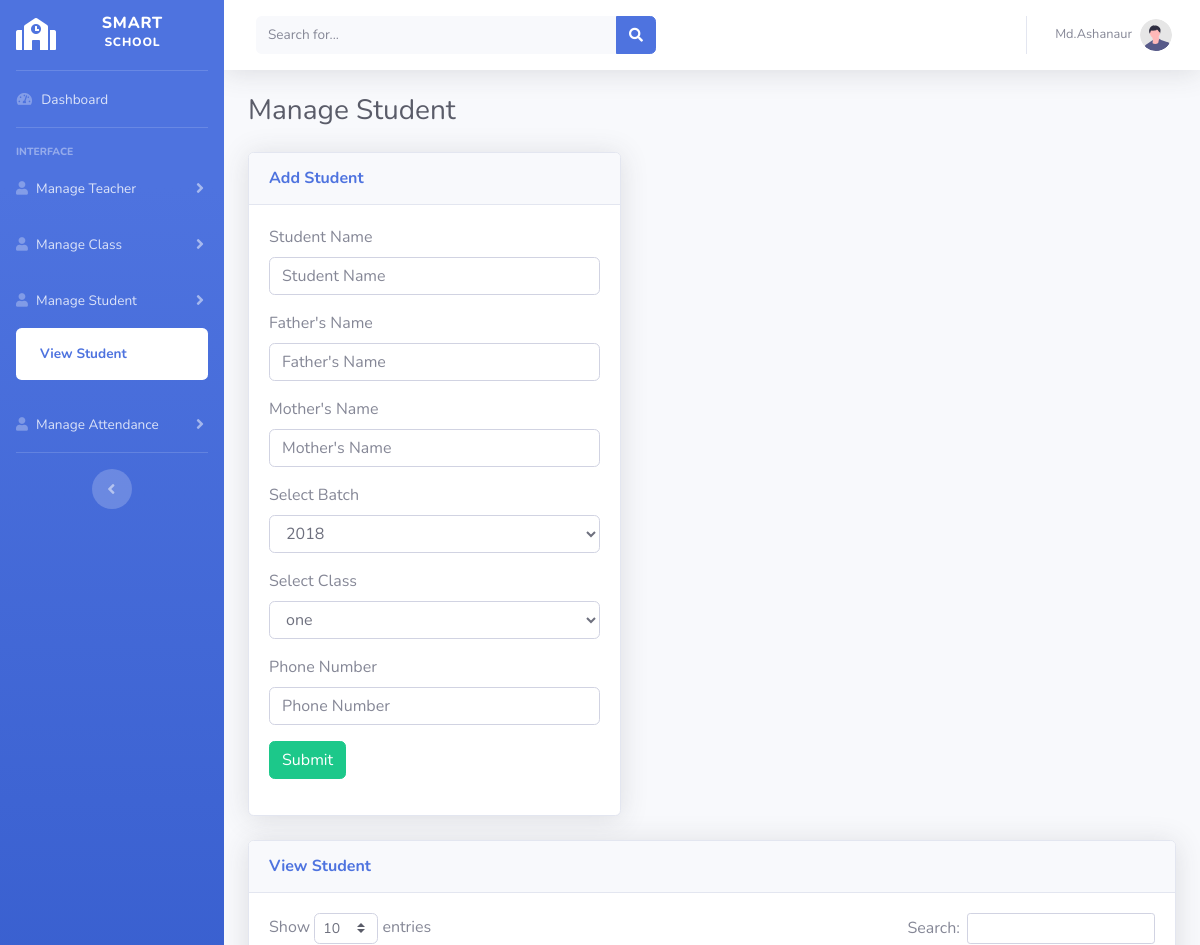
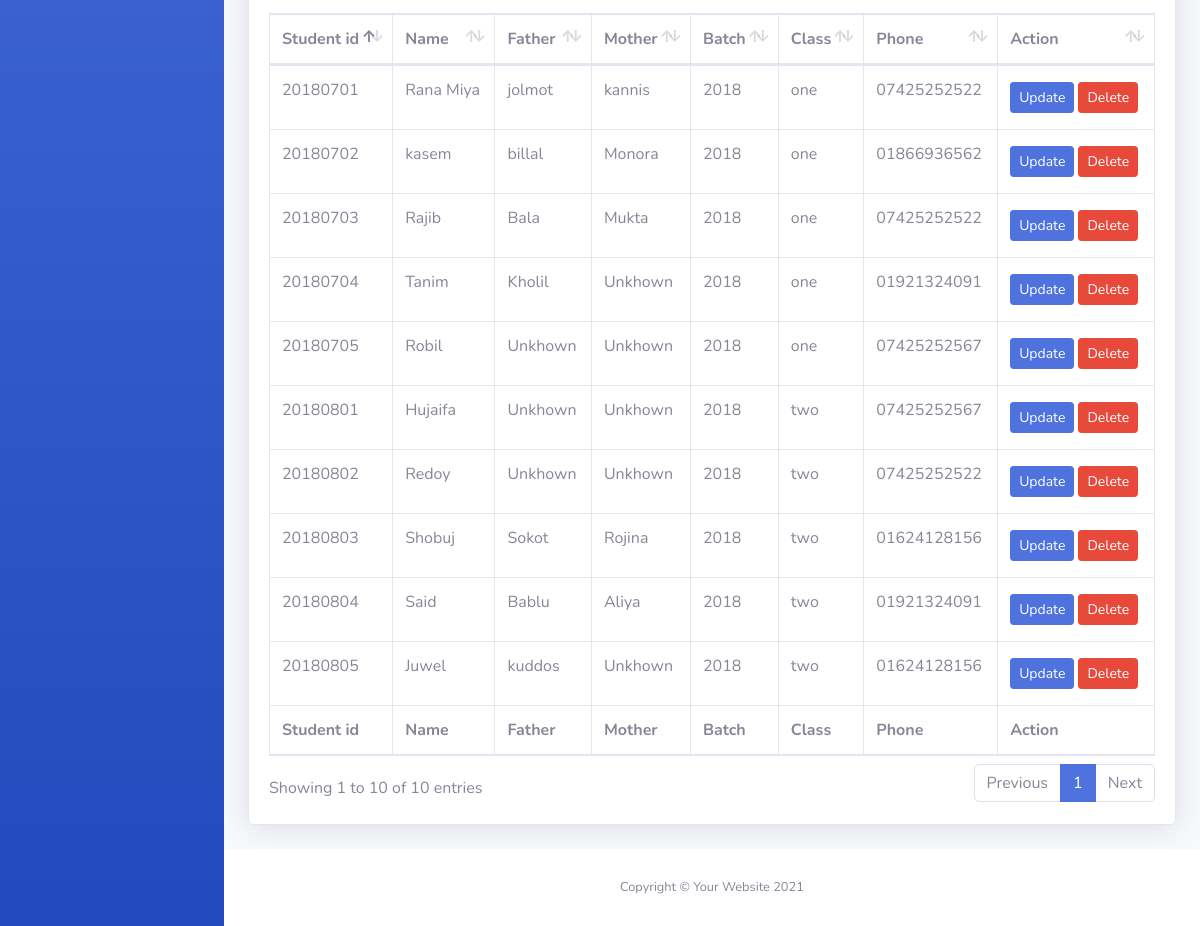
Page /view-student.php (signed in) on the committed database (2 pictures, top to bottom).
### tables this page shows
CREATE TABLE `student` (
  `s_id` int(11) NOT NULL,
  `s_name` varchar(255) DEFAULT NULL,
  `s_father` varchar(255) DEFAULT NULL,
  `s_mother` varchar(255) DEFAULT NULL,
  `batch_id` int(11) DEFAULT NULL,
  `class_id` int(11) DEFAULT NULL,
  `phone` varchar(255) DEFAULT NULL
);

CREATE TABLE `batch` (
  `batch_id` int(11) NOT NULL,
  `description` longtext NOT NULL,
  `created_at` datetime NOT NULL DEFAULT current_timestamp()
);

CREATE TABLE `class` (
  `class_id` int(11) NOT NULL,
  `class_name` varchar(255) NOT NULL,
  `class_description` longtext NOT NULL
);

### main.php (called while the page is built, shortened)
<?php
    class Main{
        protected $host = "localhost";
        protected $user = "root";
        protected $pass = "";
        protected $db = "attendance";
        protected $con;
        public function __construct(){
            if(!isset($this->con)){
                $this->con = new mysqli($this->host,$this->user,$this->pass,$this->db);
            }
            return $this->con;
        }
        public function viewBatch(){
            $this->sql = "SELECT * FROM `batch`";
            $this->result = $this->con->query($this->sql);
            if($this->result == true){
                return $this->result;
            }else{
                return false;
            }
        }
        public function viewClass(){
            $this->sql = "SELECT * FROM `class`";
            $this->result = $this->con->query($this->sql);
            if($this->result == true){
                return $this->result;
            }else{
                return false;
            }
        }
        public function viewStudent(){
            $this->sql = "SELECT s.s_id,s.s_name,s.s_father,s.s_mother,s.phone,b.batch_id,c.class_name FROM student as s INNER JOIN batch AS b ON s.batch_id = b.batch_id INNER JOIN class as c on s.class_id = c.class_id";
            $this->result = $this->con->query($this->sql);
            if($this->result == true){
                return $this->result;
            }else{
                return false;
            }
        }
    }
?>

### view-student.php (the view, shortened to what this page needs)
<?php
    include("header.php");
    include("main.php");
    $obj = new Main();
    $batch = $obj->viewBatch();
    $class = $obj->viewClass();
    $data = $obj->viewStudent();
?>
<div class="container-fluid">
    <h1 class="h3 mb-4 text-gray-800">Manage Student</h1>
    <div class="row">
    <div class="col-md-5">
            <div class="card shadow mb-4">
                <div class="card-header py-3">
                    <h6 class="m-0 font-weight-bold text-primary">Add Student</h6>
                </div>
                <div class="card-body">
                    <form action="add-student.php" method="post">
                        <div class="form-group">
                            <label for="name">Student Name</label>
                            <input type="text" name="name" class="form-control" placeholder="Student Name" />
                        </div>
                        <div class="form-group">
                            <label for="name">Father's Name</label>
                            <input type="text" name="father" class="form-control" placeholder="Father's Name" />
                        </div>
                        <div class="form-group">
                            <label for="name">Mother's Name</label>
                            <input type="text" name="mother" class="form-control" placeholder="Mother's Name" />
                        </div>
                        <div class="form-group">
                            <label for="class">Select Batch</label>
                            <select name="batch_id" class="form-control" id="class" required>
                                <?php
                                    if($batch->num_rows>0){
                                        while($bat = $batch->fetch_object()){
                                            ?>
                                                <option value="<?php echo $bat->batch_id; ?>"><?php echo $bat->batch_id; ?></option>
                                            <?php
                                        }
                                    }
                                ?>
                            </select>
                        </div>
                        <div class="form-group">
                            <label for="batch">Select Class</label>
                            <select name="class_id" class="form-control" id="batch">
                            <?php
                                    if($class->num_rows>0){
                                        while($cal = $class->fetch_object()){
                                            ?>
                                                <option value="<?php echo $cal->class_id; ?>"><?php echo $cal->class_name; ?></option>
                                            <?php
                                        }
                                    }
                                ?>
                            </select>
                        </div>
                        <div class="form-group">
                            <label for="name">Phone Number</label>
                            <input type="text" name="phone" class="form-control" placeholder="Phone Number" />
                        </div>
                        <div class="form-group">
                            <input type="submit" name="submit" class="btn btn-success"  />
                        </div>
                    </form>
                </div>
            </div>
        </div>
        <div class="col-md-12">
            <div class="card shadow mb-4">
                <div class="card-header py-3">
                    <h6 class="m-0 font-weight-bold text-primary">View Student</h6>
                </div>
                <div class="card-body">
                    <div class="table-responsive">
                        <table class="table table-bordered" id="dataTable" width="100%" cellspacing="0">
                            <thead>
                                <tr>
                                    <th>Student id</th>
                                    <th>Name</th>
                                    <th>Father</th>
                                    <th>Mother</th>
                                    <th>Batch</th>
                                    <th>Class</th>
                                    <th>Phone</th>
                                    <th>Action</th>
                                </tr>
                            </thead>
                            <tfoot>
                                <tr>
                                    <th>Student id</th>
                                    <th>Name</th>
                                    <th>Father</th>
                                    <th>Mother</th>
                                    <th>Batch</th>
                                    <th>Class</th>
                                    <th>Phone</th>
                                    <th>Action</th>
                                </tr>
                            </tfoot>
                            <tbody>
                                <?php
                                    if($data->num_rows>0){
                                        while($row = $data->fetch_object()){
                                            ?>
                                                <tr>
                                                    <td><?php echo $row->s_id; ?></td>
                                                    <td><?php echo $row->s_name; ?></td>
                                                    <td><?php echo $row->s_father; ?></td>
                                                    <td><?php echo $row->s_mother; ?></td>
                                                    <td><?php echo $row->batch_id; ?></td>
                                                    <td><?php echo $row->class_name; ?></td>
                                                    <td><?php echo $row->phone; ?></td>
                                                    <td>
                                                        <a href="#" class="btn btn-sm btn-primary my-1">Update</a>
                                                        <a href="#" class="btn btn-sm btn-danger my-1">Delete</a>
                                                    </td>
                                                </tr>
                                            <?php
                                        }
                                    }
                                ?>
                            </tbody>
                        </table>
                    </div>
                </div>
            </div>
        </div>
    </div>
</div>
<?php
    include("footer.php");
?>

### rows in the picture
student: s_id "20180701", s_name "Rana Miya", s_father "jolmot", s_mother "kannis", batch.batch_id "2018", class.class_name "one", phone "07425252522"
student: s_id "20180702", s_name "kasem", s_father "billal", s_mother "Monora", batch.batch_id "2018", class.class_name "one", phone "01866936562"
student: s_id "20180703", s_name "Rajib", s_father "Bala", s_mother "Mukta", batch.batch_id "2018", class.class_name "one", phone "07425252522"
student: s_id "20180704", s_name "Tanim", s_father "Kholil", s_mother "Unkhown", batch.batch_id "2018", class.class_name "one", phone "01921324091"
student: s_id "20180705", s_name "Robil", s_father "Unkhown", s_mother "Unkhown", batch.batch_id "2018", class.class_name "one", phone "07425252567"
student: s_id "20180801", s_name "Hujaifa", s_father "Unkhown", s_mother "Unkhown", batch.batch_id "2018", class.class_name "two", phone "07425252567"
student: s_id "20180802", s_name "Redoy", s_father "Unkhown", s_mother "Unkhown", batch.batch_id "2018", class.class_name "two", phone "07425252522"
student: s_id "20180803", s_name "Shobuj", s_father "Sokot", s_mother "Rojina", batch.batch_id "2018", class.class_name "two", phone "01624128156"
student: s_id "20180804", s_name "Said", s_father "Bablu", s_mother "Aliya", batch.batch_id "2018", class.class_name "two", phone "01921324091"
student: s_id "20180805", s_name "Juwel", s_father "kuddos", s_mother "Unkhown", batch.batch_id "2018", class.class_name "two", phone "01624128156"

### other values in the picture
$_SESSION['user_name'] "Md.Ashanaur"
form field batch_id "2018"
form field class_id "one"
